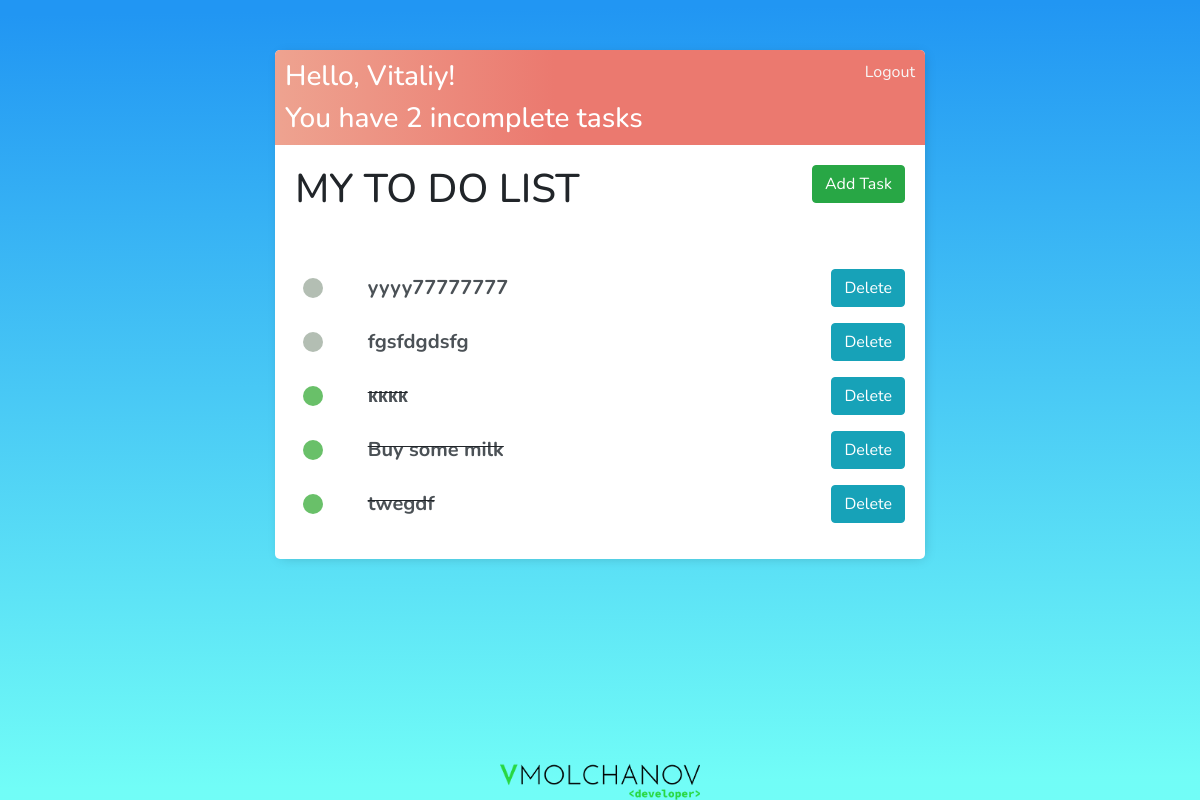
The app's page / (signed in), older data.
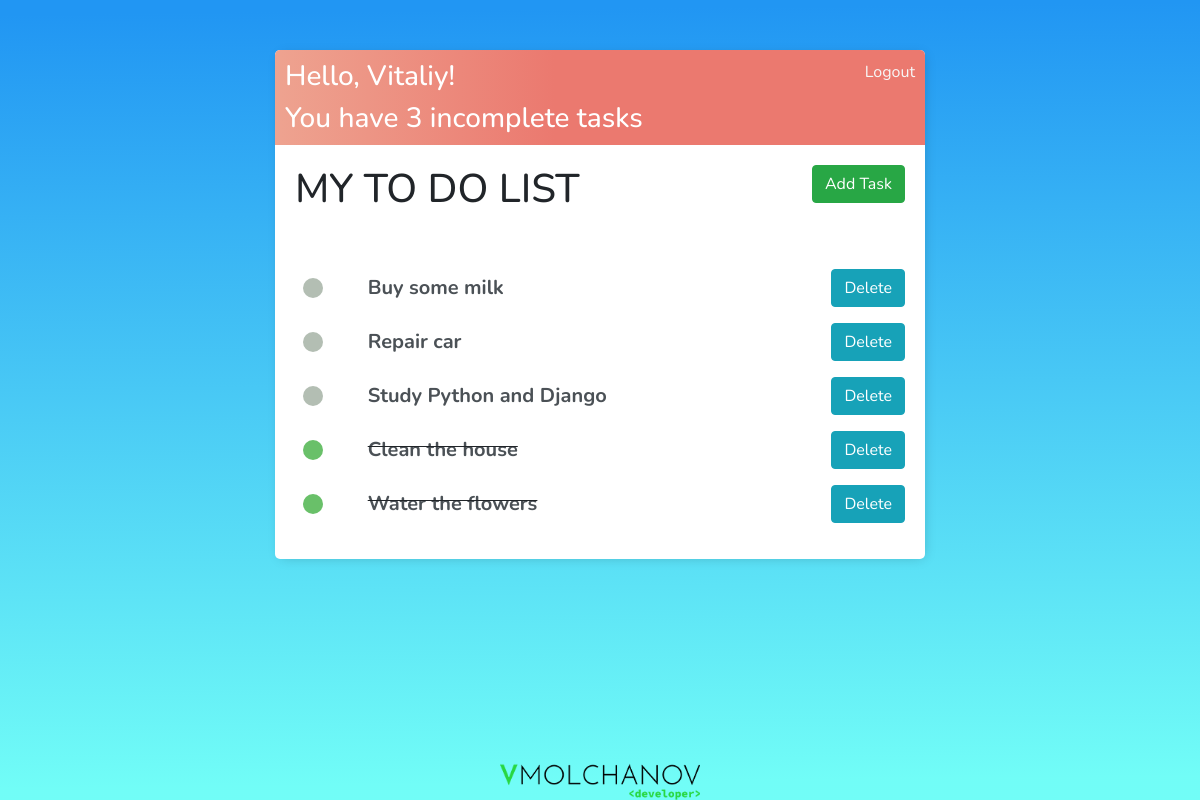
The same page, newer data.
### base/models.py (models this page shows, shortened)
class Task(models.Model):
    user = models.ForeignKey(User, on_delete=models.CASCADE, null=True, blank=True)
    title = models.CharField(max_length=200)
    description = models.TextField(null=True, blank=True)
    complete = models.BooleanField(default=False)
    created = models.DateTimeField(auto_now_add=True)
    class Meta:
        ordering = ['complete']

### base/views.py (the view)
# urls.py: path('', TaskList.as_view(), name='tasks'),
class TaskList(LoginRequiredMixin, ListView):
    model = Task
    context_object_name = 'tasks'
    def get_context_data(self, **kwargs):
        context = super().get_context_data(**kwargs)
        context['tasks'] = context['tasks'].filter(user=self.request.user)
        context['count'] = context['tasks'].filter(complete=False).count()
        return context

### base/templates/base/task_list.html
{% extends 'base/main.html' %}
{% block content %}
<div class="header-bar">
  <div class = "d-flex justify-content-between">
    <div><h3>Hello, {{request.user|title}}!</h3></div>
    <div>
      {% if request.user.is_authenticated %}
      <a href="{% url 'logout' %}">Logout</a>
      {% else %}
      <a href="{% url 'login' %}">Login</a>
      {% endif %}
    </div>
  </div>
  <div>
    <h3 style="margin: 0">
      You have {{count}} incomplete task{{ count|pluralize:'s' }}
    </h3>
  </div>
</div>
<div class="main_box d-flex flex-column" style="padding: 20px; width: 100%">
  <div style="" class="main_box d-flex justify-content-between mb-5">
    <div>
      <h1>MY TO DO LIST</h1>
    </div>
    <div>
      <a class="btn btn-success" href="{% url 'task-create' %}" role="button">Add Task</a>
    </div>
  </div>
    {% for task in tasks %}
      {% if task.complete %}
      <div style="" class="d-flex mb-3 align-items-center justify-content-between">
        <div class="task-complete-icon mx-2"></div>
        <div class="task_id" style="width: 70%"><s><a class="text_20" href="{% url 'task-update' task.id %}"><strong>{{task.title}}</strong></a></s></div>
        <div class="del_link"><a class="btn btn-info" href="{% url 'task-delete' task.id %}" role="button">Delete</a></div>
      </div>
      {% else %}
      <div class="d-flex mb-3 justify-content-between align-items-center">
        <div class="task-incomplete-icon  mx-2"></div>
        <div class="task_id" style="width: 70%"><a class="text_20" href="{% url 'task-update' task.id %}"><strong>{{task.title}}</strong></a></div>
        <div class="del_link"><a class="btn btn-info" href="{% url 'task-delete' task.id %}" role="button">Delete</a></div>
      </div>
    {% endif %}
    {% empty %}
    <h3>NO ITEMS IN LIST</h3>
    {% endfor %}
</div>
{% endblock content%}

### base/templates/base/main.html (shortened to what this page needs)
{% load static %}
<!DOCTYPE html>
<html lang="en">
<head>
  <link rel="stylesheet" href="https://maxcdn.bootstrapcdn.com/bootstrap/4.0.0/css/bootstrap.min.css">
</head>
<body>
<div class="first_container">
  <div class="container">
      {% block content %}
      {% endblock %}
  </div>
</div>
<footer class="footer text-center">  <img width="200px" src="{% static 'images/logo.png' %}" alt=""></footer>
</body>
</html>

### base/templates/base/main.html (style rules this page uses)
body { display: flex; flex-direction: column; background-color: #fafafa; font-family: 'Nunito', sans-serif; padding-top: 50px; background-image: linear-gradient( 179.4deg, rgba(33,150,243,1) 1.8%, rgba(22,255,245,0.60) 97.1% ); background-repeat: no-repeat; background-size: cover; min-height: 100vh; }
a, p { color: #4b5156; text-decoration: none; }
.first_container { flex: 1 0 auto; }
.container { max-width: 650px; margin: auto; padding: 0px 0px 0px 0px; background-color: #fff; -webkit-box-shadow: 2px 2px 13px -4px rgba(0, 0, 0, 0.21); box-shadow: 2px 2px 13px -4px rgba(0, 0, 0, 0.21); border-radius: 5px 5px 5px 5px; }
.header-bar { color: #fff; padding: 10px; border-radius: 5px 5px 0 0; background: linear-gradient(90deg, #EEA390 0%, #EB796F 43%, #EB796F 100%); }
.main_box { border-radius: 0 0 5px 5px; }
.header-bar a { color: rgb(247, 247, 247); text-decoration: none; }
.text_20 { font-size: 20px; }
.edit_link a, .del_link a, .task_id a { text-decoration: none; }
.task-complete-icon { height: 20px; width: 20px; background-color: rgb(105, 192, 105); border-radius: 50% }
.task-incomplete-icon { height: 20px; width: 20px; background-color: rgb(179, 190, 179); border-radius: 50% }
.footer { flex-shrink: 0; }

Row changes from the older to the newer data that the page shows:
removed Task: title "yyyy77777777"
removed Task: title "fgsfdgdsfg"
removed Task: title "кккк"
removed Task: title "twegdf"
added Task: title "Repair car"
added Task: title "Study Python and Django"
added Task: title "Clean the house"
added Task: title "Water the flowers"
Text that changed along with them:
{{ count }}: "2" → "3"
